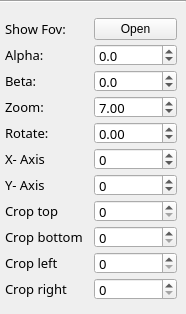
            <widget class="QWidget" name="page_image_5">
             <property name="geometry">
              <rect>
               <x>0</x>
               <y>0</y>
               <width>186</width>
               <height>314</height>
              </rect>
             </property>
             <attribute name="label">
              <string>Image 5</string>
             </attribute>
             <layout class="QVBoxLayout" name="verticalLayout_13">
              <property name="spacing">
               <number>5</number>
              </property>
              <property name="leftMargin">
               <number>0</number>
              </property>
              <property name="topMargin">
               <number>0</number>
              </property>
              <property name="rightMargin">
               <number>0</number>
              </property>
              <property name="bottomMargin">
               <number>0</number>
              </property>
              <item>
               <widget class="Line" name="line_13">
                <property name="orientation">
                 <enum>Qt::Horizontal</enum>
                </property>
               </widget>
              </item>
              <item>
               <widget class="QFrame" name="frame_controller_7">
                <property name="enabled">
                 <bool>true</bool>
                </property>
                <layout class="QGridLayout" name="gridLayout_16">
                 <property name="leftMargin">
                  <number>5</number>
                 </property>
                 <property name="horizontalSpacing">
                  <number>5</number>
                 </property>
                 <property name="verticalSpacing">
                  <number>3</number>
                 </property>
                 <item row="5" column="0">
                  <widget class="QLabel" name="label_129">
                   <property name="enabled">
                    <bool>true</bool>
                   </property>
                   <property name="font">
                    <font>
                     <family>Sans Serif</family>
                     <pointsize>10</pointsize>
                    </font>
                   </property>
                   <property name="text">
                    <string>X- Axis</string>
                   </property>
                  </widget>
                 </item>
                 <item row="8" column="1">
                  <widget class="QSpinBox" name="val_crop_bottom_image_5">
                   <property name="minimumSize">
                    <size>
                     <width>60</width>
                     <height>0</height>
                    </size>
                   </property>
                   <property name="maximumSize">
                    <size>
                     <width>16777215</width>
                     <height>22</height>
                    </size>
                   </property>
                   <property name="font">
                    <font>
                     <family>Sans Serif</family>
                     <pointsize>10</pointsize>
                    </font>
                   </property>
                   <property name="maximum">
                    <number>2500</number>
                   </property>
                   <property name="value">
                    <number>0</number>
                   </property>
                  </widget>
                 </item>
                 <item row="4" column="1">
                  <widget class="QDoubleSpinBox" name="val_rotate_image_5">
                   <property name="enabled">
                    <bool>true</bool>
                   </property>
                   <property name="minimumSize">
                    <size>
                     <width>50</width>
                     <height>0</height>
                    </size>
                   </property>
                   <property name="maximumSize">
                    <size>
                     <width>16777215</width>
                     <height>22</height>
                    </size>
                   </property>
                   <property name="font">
                    <font>
                     <family>Sans Serif</family>
                     <pointsize>10</pointsize>
                    </font>
                   </property>
                   <property name="minimum">
                    <double>-180.000000000000000</double>
                   </property>
                   <property name="maximum">
                    <double>180.000000000000000</double>
                   </property>
                   <property name="singleStep">
                    <double>0.100000000000000</double>
                   </property>
                  </widget>
                 </item>
                 <item row="6" column="1">
                  <widget class="QSpinBox" name="val_coordinate_y_image_5">
                   <property name="enabled">
                    <bool>true</bool>
                   </property>
                   <property name="minimumSize">
                    <size>
                     <width>50</width>
                     <height>0</height>
                    </size>
                   </property>
                   <property name="maximumSize">
                    <size>
                     <width>16777215</width>
                     <height>22</height>
                    </size>
                   </property>
                   <property name="font">
                    <font>
                     <family>Sans Serif</family>
                     <pointsize>10</pointsize>
                    </font>
                   </property>
                   <property name="minimum">
                    <number>-10000</number>
                   </property>
                   <property name="maximum">
                    <number>10000</number>
                   </property>
                  </widget>
                 </item>
                 <item row="2" column="0">
                  <widget class="QLabel" name="label_128">
                   <property name="minimumSize">
                    <size>
                     <width>60</width>
                     <height>0</height>
                    </size>
                   </property>
                   <property name="font">
                    <font>
                     <family>Sans Serif</family>
                     <pointsize>10</pointsize>
                    </font>
                   </property>
                   <property name="text">
                    <string>Beta:</string>
                   </property>
                  </widget>
                 </item>
                 <item row="7" column="0">
                  <widget class="QLabel" name="label_130">
                   <property name="font">
                    <font>
                     <family>Sans Serif</family>
                     <pointsize>10</pointsize>
                    </font>
                   </property>
                   <property name="text">
                    <string>Crop top</string>
                   </property>
                  </widget>
                 </item>
                 <item row="8" column="0">
                  <widget class="QLabel" name="label_131">
                   <property name="font">
                    <font>
                     <family>Sans Serif</family>
                     <pointsize>10</pointsize>
                    </font>
                   </property>
                   <property name="text">
                    <string>Crop bottom</string>
                   </property>
                  </widget>
                 </item>
                 <item row="6" column="0">
                  <widget class="QLabel" name="label_132">
                   <property name="enabled">
                    <bool>true</bool>
                   </property>
                   <property name="font">
                    <font>
                     <family>Sans Serif</family>
                     <pointsize>10</pointsize>
                    </font>
                   </property>
                   <property name="text">
                    <string>Y- Axis</string>
                   </property>
                  </widget>
                 </item>
                 <item row="7" column="1">
                  <widget class="QSpinBox" name="val_crop_top_image_5">
                   <property name="minimumSize">
                    <size>
                     <width>60</width>
                     <height>0</height>
                    </size>
                   </property>
                   <property name="maximumSize">
                    <size>
                     <width>16777215</width>
                     <height>22</height>
                    </size>
                   </property>
                   <property name="font">
                    <font>
                     <family>Sans Serif</family>
                     <pointsize>10</pointsize>
                    </font>
                   </property>
                   <property name="maximum">
                    <number>2500</number>
                   </property>
                   <property name="value">
                    <number>0</number>
                   </property>
                  </widget>
                 </item>
                 <item row="4" column="0">
                  <widget class="QLabel" name="label_27">
                   <property name="minimumSize">
                    <size>
                     <width>60</width>
                     <height>0</height>
                    </size>
                   </property>
                   <property name="font">
                    <font>
                     <family>Sans Serif</family>
                     <pointsize>10</pointsize>
                    </font>
                   </property>
                   <property name="text">
                    <string>Rotate: </string>
                   </property>
                  </widget>
                 </item>
                 <item row="3" column="0">
                  <widget class="QLabel" name="label_133">
                   <property name="minimumSize">
                    <size>
                     <width>80</width>
                     <height>0</height>
                    </size>
                   </property>
                   <property name="font">
                    <font>
                     <family>Sans Serif</family>
                     <pointsize>10</pointsize>
                    </font>
                   </property>
                   <property name="text">
                    <string>Zoom:</string>
                   </property>
                  </widget>
                 </item>
                 <item row="3" column="1">
                  <widget class="QDoubleSpinBox" name="val_zoom_image_5">
                   <property name="minimumSize">
                    <size>
                     <width>60</width>
                     <height>0</height>
                    </size>
                   </property>
                   <property name="maximumSize">
                    <size>
                     <width>16777215</width>
                     <height>22</height>
                    </size>
                   </property>
                   <property name="font">
                    <font>
                     <family>Sans Serif</family>
                     <pointsize>10</pointsize>
                    </font>
                   </property>
                   <property name="decimals">
                    <number>2</number>
                   </property>
                   <property name="minimum">
                    <double>1.000000000000000</double>
                   </property>
                   <property name="maximum">
                    <double>15.000000000000000</double>
                   </property>
                   <property name="singleStep">
                    <double>0.050000000000000</double>
                   </property>
                   <property name="value">
                    <double>7.000000000000000</double>
                   </property>
                  </widget>
                 </item>
                 <item row="5" column="1">
                  <widget class="QSpinBox" name="val_coordinate_x_image_5">
                   <property name="enabled">
                    <bool>true</bool>
                   </property>
                   <property name="minimumSize">
                    <size>
                     <width>50</width>
                     <height>0</height>
                    </size>
                   </property>
                   <property name="maximumSize">
                    <size>
                     <width>16777215</width>
                     <height>22</height>
                    </size>
                   </property>
                   <property name="font">
                    <font>
                     <family>Sans Serif</family>
                     <pointsize>10</pointsize>
                    </font>
                   </property>
                   <property name="minimum">
                    <number>-10000</number>
                   </property>
                   <property name="maximum">
                    <number>10000</number>
                   </property>
                   <property name="value">
                    <number>0</number>
                   </property>
                  </widget>
                 </item>
                 <item row="1" column="0">
                  <widget class="QLabel" name="label_134">
                   <property name="minimumSize">
                    <size>
                     <width>60</width>
                     <height>0</height>
                    </size>
                   </property>
                   <property name="font">
                    <font>
                     <family>Sans Serif</family>
                     <pointsize>10</pointsize>
                    </font>
                   </property>
                   <property name="text">
                    <string>Alpha:</string>
                   </property>
                  </widget>
                 </item>
                 <item row="9" column="0">
                  <widget class="QLabel" name="label_135">
                   <property name="font">
                    <font>
                     <family>Sans Serif</family>
                     <pointsize>10</pointsize>
                    </font>
                   </property>
                   <property name="text">
                    <string>Crop left</string>
                   </property>
                  </widget>
                 </item>
                 <item row="10" column="0">
                  <widget class="QLabel" name="label_136">
                   <property name="font">
                    <font>
                     <family>Sans Serif</family>
                     <pointsize>10</pointsize>
                    </font>
                   </property>
                   <property name="text">
                    <string>Crop right</string>
                   </property>
                  </widget>
                 </item>
                 <item row="9" column="1">
                  <widget class="QSpinBox" name="val_crop_left_image_5">
                   <property name="minimumSize">
                    <size>
                     <width>60</width>
                     <height>0</height>
                    </size>
                   </property>
                   <property name="maximumSize">
                    <size>
                     <width>16777215</width>
                     <height>22</height>
                    </size>
                   </property>
                   <property name="font">
                    <font>
                     <family>Sans Serif</family>
                     <pointsize>10</pointsize>
                    </font>
                   </property>
                   <property name="maximum">
                    <number>2500</number>
                   </property>
                   <property name="value">
                    <number>0</number>
                   </property>
                  </widget>
                 </item>
                 <item row="10" column="1">
                  <widget class="QSpinBox" name="val_crop_right_image_5">
                   <property name="minimumSize">
                    <size>
                     <width>60</width>
                     <height>0</height>
                    </size>
                   </property>
                   <property name="maximumSize">
                    <size>
                     <width>16777215</width>
                     <height>22</height>
                    </size>
                   </property>
                   <property name="font">
                    <font>
                     <family>Sans Serif</family>
                     <pointsize>10</pointsize>
                    </font>
                   </property>
                   <property name="maximum">
                    <number>2500</number>
                   </property>
                   <property name="value">
                    <number>0</number>
                   </property>
                  </widget>
                 </item>
                 <item row="0" column="0">
                  <widget class="QLabel" name="label_148">
                   <property name="minimumSize">
                    <size>
                     <width>60</width>
                     <height>0</height>
                    </size>
                   </property>
                   <property name="font">
                    <font>
                     <family>Sans Serif</family>
                     <pointsize>10</pointsize>
                    </font>
                   </property>
                   <property name="text">
                    <string>Show Fov:</string>
                   </property>
                  </widget>
                 </item>
                 <item row="0" column="1">
                  <widget class="QPushButton" name="show_fov_image_5">
                   <property name="text">
                    <string>Open</string>
                   </property>
                  </widget>
                 </item>
                 <item row="1" column="1">
                  <widget class="QDoubleSpinBox" name="val_icx_image_5">
                   <property name="enabled">
                    <bool>true</bool>
                   </property>
                   <property name="minimumSize">
                    <size>
                     <width>60</width>
                     <height>0</height>
                    </size>
                   </property>
                   <property name="maximumSize">
                    <size>
                     <width>16777215</width>
                     <height>22</height>
                    </size>
                   </property>
                   <property name="font">
                    <font>
                     <family>Sans Serif</family>
                     <pointsize>10</pointsize>
                    </font>
                   </property>
                   <property name="decimals">
                    <number>1</number>
                   </property>
                   <property name="minimum">
                    <double>-110.000000000000000</double>
                   </property>
                   <property name="maximum">
                    <double>110.000000000000000</double>
                   </property>
                   <property name="singleStep">
                    <double>0.100000000000000</double>
                   </property>
                  </widget>
                 </item>
                 <item row="2" column="1">
                  <widget class="QDoubleSpinBox" name="val_icy_image_5">
                   <property name="enabled">
                    <bool>true</bool>
                   </property>
                   <property name="minimumSize">
                    <size>
                     <width>60</width>
                     <height>0</height>
                    </size>
                   </property>
                   <property name="maximumSize">
                    <size>
                     <width>16777215</width>
                     <height>22</height>
                    </size>
                   </property>
                   <property name="font">
                    <font>
                     <family>Sans Serif</family>
                     <pointsize>10</pointsize>
                    </font>
                   </property>
                   <property name="decimals">
                    <number>1</number>
                   </property>
                   <property name="minimum">
                    <double>-110.000000000000000</double>
                   </property>
                   <property name="maximum">
                    <double>110.000000000000000</double>
                   </property>
                   <property name="singleStep">
                    <double>0.100000000000000</double>
                   </property>
                  </widget>
                 </item>
                </layout>
               </widget>
              </item>
             </layout>
            </widget>
